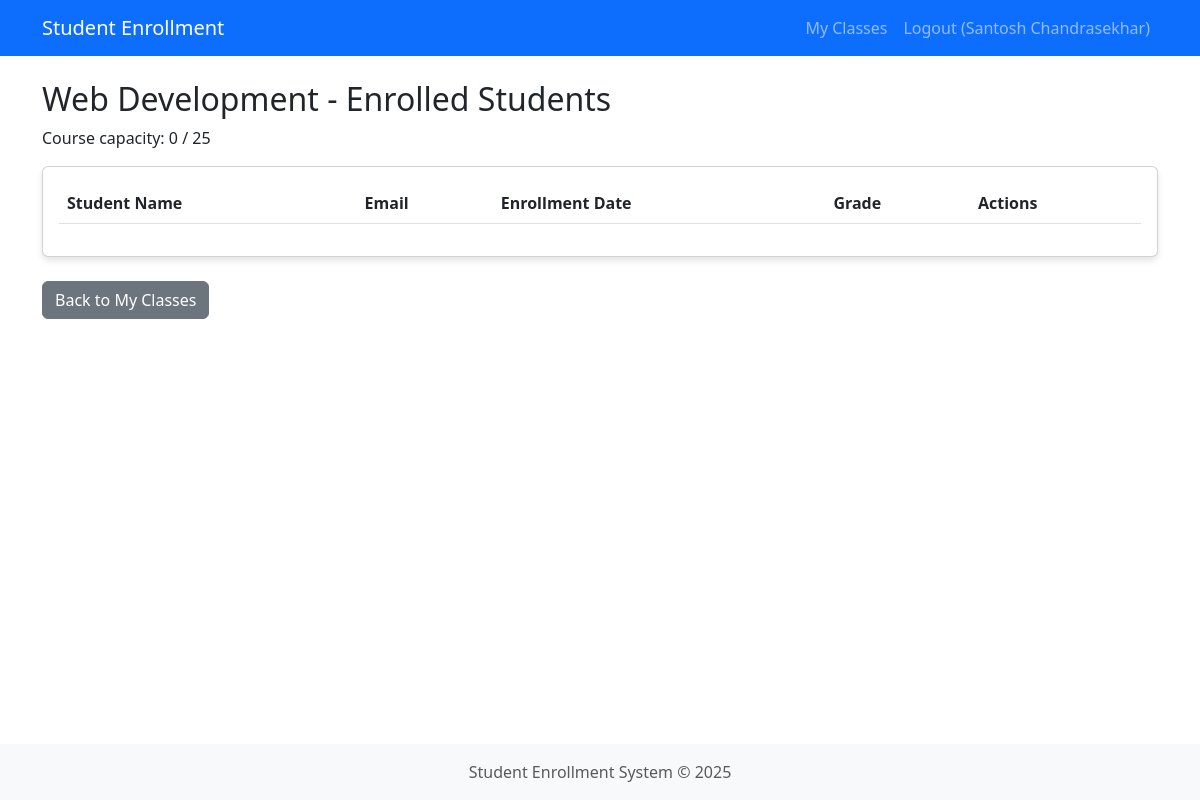
/teacher/course/2 (signed in), run on the app's committed database.
### app.py (models this page shows, shortened)
class User(db.Model, UserMixin):
    id = db.Column(db.Integer, primary_key=True)
    email = db.Column(db.String(100), unique=True, nullable=False)
    name = db.Column(db.String(100), nullable=False)
    password = db.Column(db.String(200), nullable=False)
    role_id = db.Column(db.Integer, db.ForeignKey('role.id'), nullable=False)
    created_at = db.Column(db.DateTime, default=datetime.now)
    courses_teaching = db.relationship('Course', backref='teacher', lazy=True,
                                      cascade="all, delete-orphan")
    enrollments = db.relationship('Enrollment', backref='student', lazy=True,
                                 cascade="all, delete-orphan",
                                 primaryjoin="User.id==Enrollment.student_id")

class Course(db.Model):
    id = db.Column(db.Integer, primary_key=True)
    name = db.Column(db.String(100), nullable=False)
    description = db.Column(db.Text, nullable=True)
    capacity = db.Column(db.Integer, default=30)
    teacher_id = db.Column(db.Integer, db.ForeignKey('user.id'), nullable=True)
    created_at = db.Column(db.DateTime, default=datetime.now)
    enrollments = db.relationship('Enrollment', backref='course', lazy=True, cascade="all, delete-orphan")

### app.py (the view)
@app.route('/teacher/course/<int:course_id>')
@login_required
@role_required('teacher')
def teacher_course_detail(course_id):
    course = Course.query.get_or_404(course_id)
    if course.teacher_id != current_user.id:
        flash('You do not have permission to view this course.', 'danger')
        return redirect(url_for('teacher_dashboard'))
    enrollments = Enrollment.query.filter_by(course_id=course_id).all()
    students = [(enrollment, User.query.get(enrollment.student_id))
                for enrollment in enrollments]
    return render_template('teacher/course_detail.html',
                           course=course,
                           students=students)

### app.py (called while the page is built)
@login_manager.user_loader
def load_user(user_id):
    return User.query.get(int(user_id))

def role_required(role_name):
    def decorator(f):
        @wraps(f)
        def decorated_function(*args, **kwargs):
            if not current_user.is_authenticated:
                return redirect(url_for('login'))
            if not current_user.role or current_user.role.name != role_name:
                flash('You do not have permission to access this page.', 'danger')
                return redirect(url_for('dashboard'))
            return f(*args, **kwargs)
        return decorated_function
    return decorator

### templates/teacher/course_detail.html (shortened to what this page needs)
{% extends 'base.html' %}
{% block content %}
<h2>{{ course.name }} - Enrolled Students</h2>
<p>Course capacity: {{ students|length }} / {{ course.capacity }}</p>
<div class="card mb-4">
    <div class="card-body">
        <table class="table table-striped">
            <thead>
                <tr>
                    <th>Student Name</th>
                    <th>Email</th>
                    <th>Enrollment Date</th>
                    <th>Grade</th>
                    <th>Actions</th>
                </tr>
            </thead>
        </table>
    </div>
</div>
<a href="{{ url_for('teacher_dashboard') }}" class="btn btn-secondary">Back to My Classes</a>
{% endblock %}

### templates/base.html (shortened to what this page needs)
<!DOCTYPE html>
<html lang="en">
<head>
    <link href="https://cdn.jsdelivr.net/npm/bootstrap@5.3.0-alpha1/dist/css/bootstrap.min.css" rel="stylesheet">
</head>
<body>
    <nav class="navbar navbar-expand-lg navbar-dark bg-primary">
        <div class="container">
            <a class="navbar-brand" href="{{ url_for('dashboard') }}">Student Enrollment</a>
            <div class="collapse navbar-collapse" id="navbarNav">
                <ul class="navbar-nav ms-auto">
                    {% if current_user.is_authenticated %}
                        {% if current_user.role %}
                            {% if current_user.role.name == 'student' %}
                                <li class="nav-item">
                                    <a class="nav-link" href="{{ url_for('student_dashboard') }}">My Courses</a>
                                </li>
                                <li class="nav-item">
                                    <a class="nav-link" href="{{ url_for('student_courses') }}">Available Courses</a>
                                </li>
                            {% elif current_user.role.name == 'teacher' %}
                                <li class="nav-item">
                                    <a class="nav-link" href="{{ url_for('teacher_dashboard') }}">My Classes</a>
                                </li>
                            {% elif current_user.role.name == 'admin' %}
                                <li class="nav-item">
                                    <a class="nav-link" href="{{ url_for('admin.index') }}">Admin Panel</a>
                                </li>
                            {% endif %}
                        {% endif %}
                        <li class="nav-item">
                            <a class="nav-link" href="{{ url_for('logout') }}">Logout ({{ current_user.name }})</a>
                        </li>
                    {% endif %}
                </ul>
            </div>
        </div>
    </nav>
    <main class="container py-4">
        {% block content %}{% endblock %}
    </main>
    <footer class="text-center text-muted">
        <div class="container">
            <p class="mb-0">Student Enrollment System &copy; 2025</p>
        </div>
    </footer>
</body>
</html>

### templates/base.html (style rules this page uses)
body { min-height: 100vh; display: flex; flex-direction: column; }
main { flex: 1; }
footer { margin-top: auto; padding: 1rem 0; background-color: #f8f9fa; }
.card { margin-bottom: 20px; box-shadow: 0 4px 6px rgba(0,0,0,0.1); }

### data on the page
User: name "Santosh Chandrasekhar"
Course: name "Web Development", capacity "25"

### other printed values
{{ students|length }} "0"
